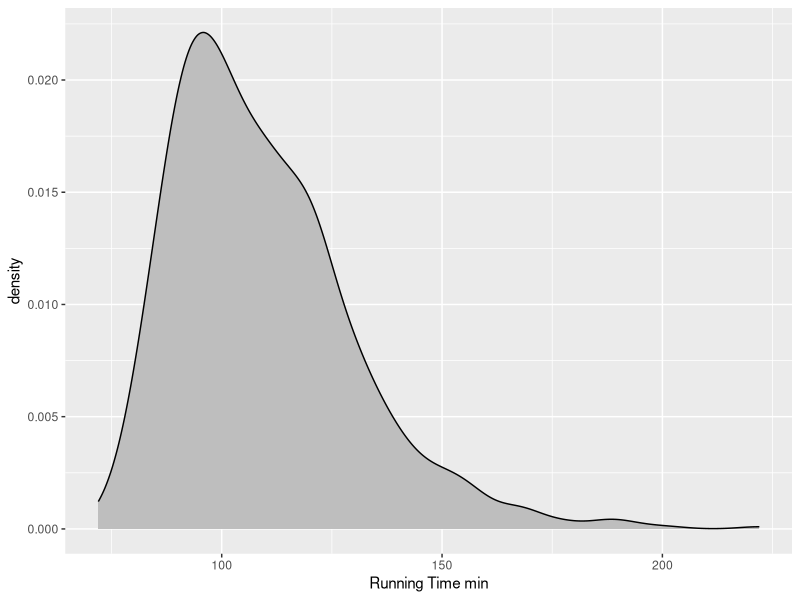
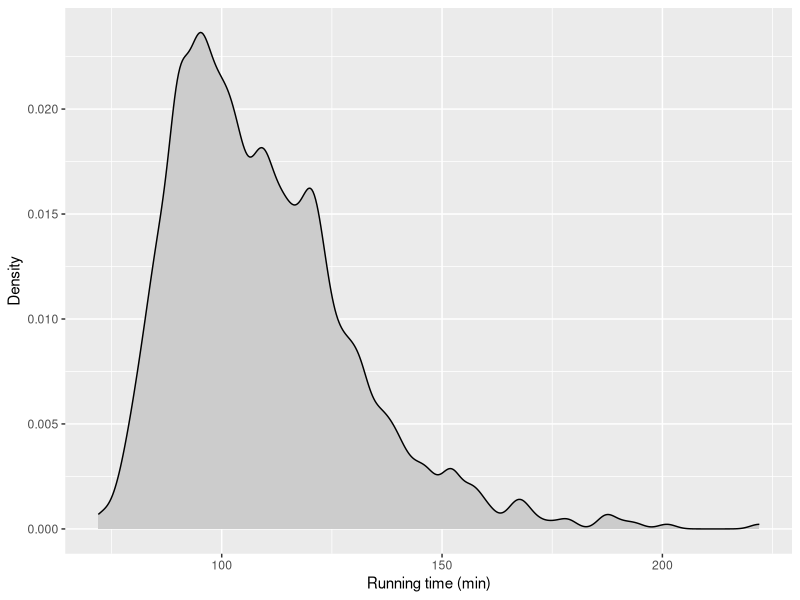
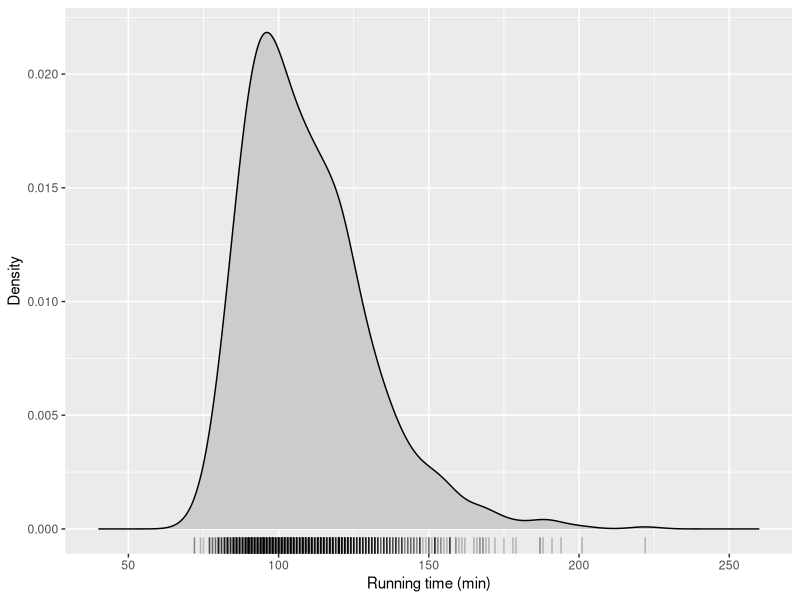
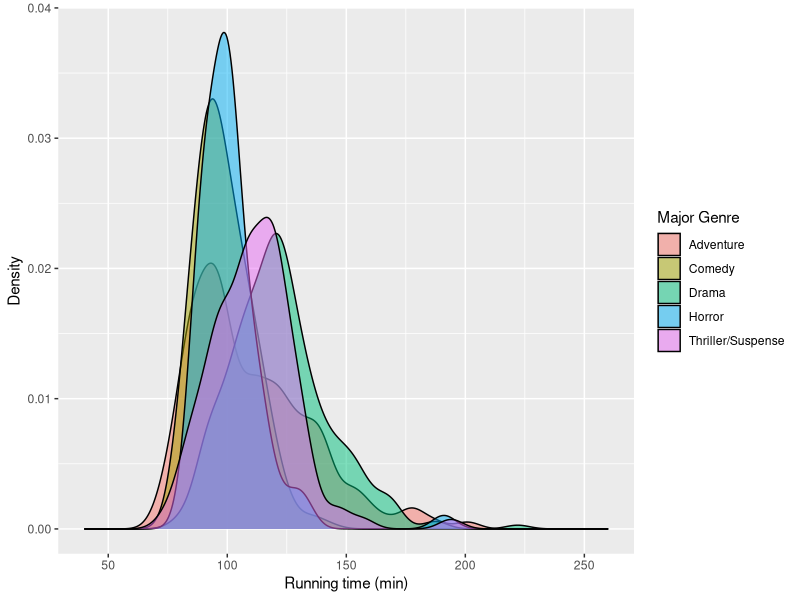
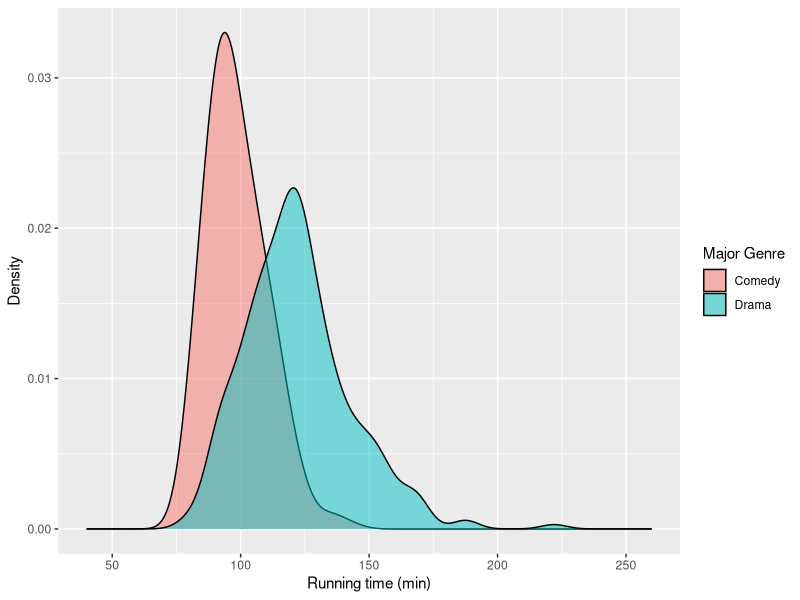
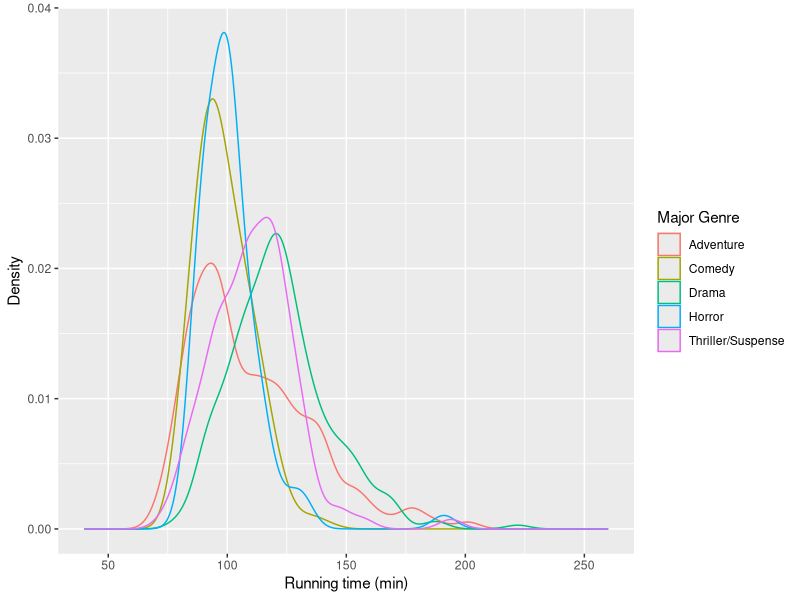
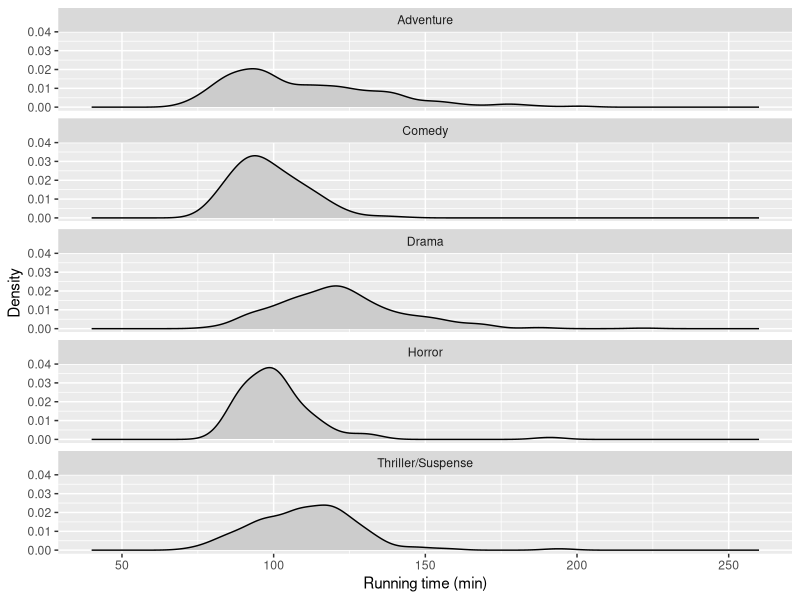
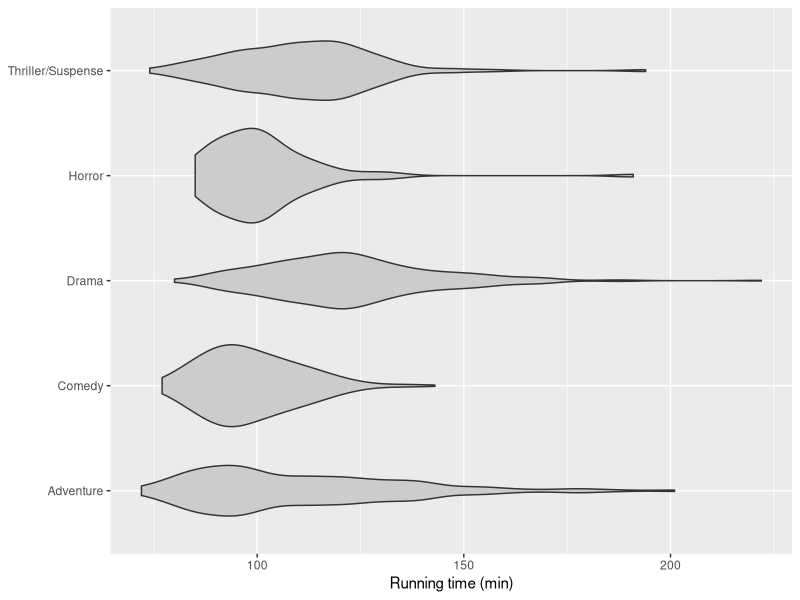

Reproduce these figures in R, in order.
## ---- chunk 1
#| label: runtime-kde-gg
#| message: false
library(ggplot2)

movies <- readr::read_csv('data/movies.csv')
ggplot(movies, aes(x = `Running Time min`)) +
    geom_density(fill = 'grey')
## ---- chunk 2
#| label: runtime-kde-bandwidth-gg
ggplot(movies, aes(x = `Running Time min`)) +
    geom_density(bw = 2, fill = 'grey80') +
    labs(x = 'Running time (min)', y = 'Density')
## ---- chunk 3
#| label: runtime-kde-rug-gg
ggplot(movies, aes(x = `Running Time min`)) +
    geom_density(bw = 5, fill = 'grey80') +
    geom_rug(alpha = 0.25) +
    scale_x_continuous(limits = c(40, 260)) +
    labs(x = 'Running time (min)', y = 'Density')
## ---- chunk 4
#| label: genre-kde-areas-gg
ggplot(movies, aes(x = `Running Time min`, fill = `Major Genre`)) +
    geom_density(bw = 5, alpha = 0.5) +
    scale_x_continuous(limits = c(40, 260)) +
    labs(x = 'Running time (min)', y = 'Density')
## ---- chunk 5
#| label: two-genre-kde-gg
ggplot(
    dplyr::filter(movies, `Major Genre` %in% c('Comedy', 'Drama')),
    aes(x = `Running Time min`, fill = `Major Genre`)
) +
    geom_density(bw = 5, alpha = 0.5) +
    scale_x_continuous(limits = c(40, 260)) +
    labs(x = 'Running time (min)', y = 'Density')
## ---- chunk 6
#| label: genre-kde-lines-gg
ggplot(movies, aes(x = `Running Time min`, color = `Major Genre`)) +
    geom_density(bw = 5) +
    scale_x_continuous(limits = c(40, 260)) +
    labs(x = 'Running time (min)', y = 'Density')
## ---- chunk 7
#| label: genre-kde-facets-gg
#| fig-height: 6
ggplot(movies, aes(x = `Running Time min`)) +
    geom_density(bw = 5, fill = 'grey80') +
    facet_wrap(vars(`Major Genre`), ncol = 1) +
    scale_x_continuous(limits = c(40, 260)) +
    labs(x = 'Running time (min)', y = 'Density')
## ---- chunk 8
#| label: runtime-violins-gg
#| fig-height: 4
ggplot(movies, aes(x = `Running Time min`, y = `Major Genre`)) +
    geom_violin(bw = 5, fill = 'grey80') +
    labs(x = 'Running time (min)', y = NULL)
## ---- chunk 9
#| label: runtime-violins-jitter-median-gg
#| fig-height: 4
#| fig-cap: >
#|   Movie runtimes by genre. Violins show estimated density, small points show
#|   individual movies, and white points mark the median of each genre.
set.seed(42)
ggplot(movies, aes(x = `Running Time min`, y = `Major Genre`)) +
    geom_violin(bw = 5, fill = 'grey90') +
    geom_jitter(width = 0, height = 0.1, alpha = 0.3, size = 1) +
    geom_point(stat = 'summary', fun = median, shape = 21, fill = 'white', size = 2.5) +
    labs(x = 'Running time (min)', y = NULL)
